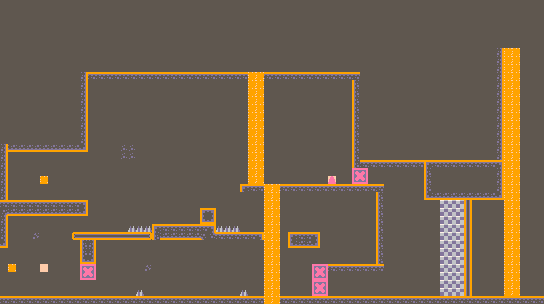

A 2D game scene composited from a Tiled map and its tileset images. What follows is a short description and the map's XML, with each tile layer's data collapsed to a summary:
An orthogonal 68x38 tile map with 8x8 px tiles, 4 tile layers (tiles, collide, spawns, waterfall).

<map version="1.10" tiledversion="1.11.2" orientation="orthogonal" renderorder="right-down" width="68" height="38" tilewidth="8" tileheight="8" infinite="0" nextlayerid="7" nextobjectid="5">
 <tileset firstgid="1" source="sample-sheet.tsx" />
 <layer id="1" name="tiles" width="68" height="38">
  <data>[2584 cells, 2463 non-empty, 10 distinct tile ids]</data>
 </layer>
 <layer id="2" name="collide" width="68" height="38">
  <data>[2584 cells, 386 non-empty, 20 distinct tile ids]</data>
 </layer>
 <layer id="3" name="spawns" width="68" height="38">
  <data>[2584 cells, 5 non-empty, 4 distinct tile ids]</data>
 </layer>
 <layer id="4" name="waterfall" width="68" height="38">
  <data>[2584 cells, 120 non-empty, 1 distinct tile ids]</data>
 </layer>
 <objectgroup id="6" name="ui" />
</map>
